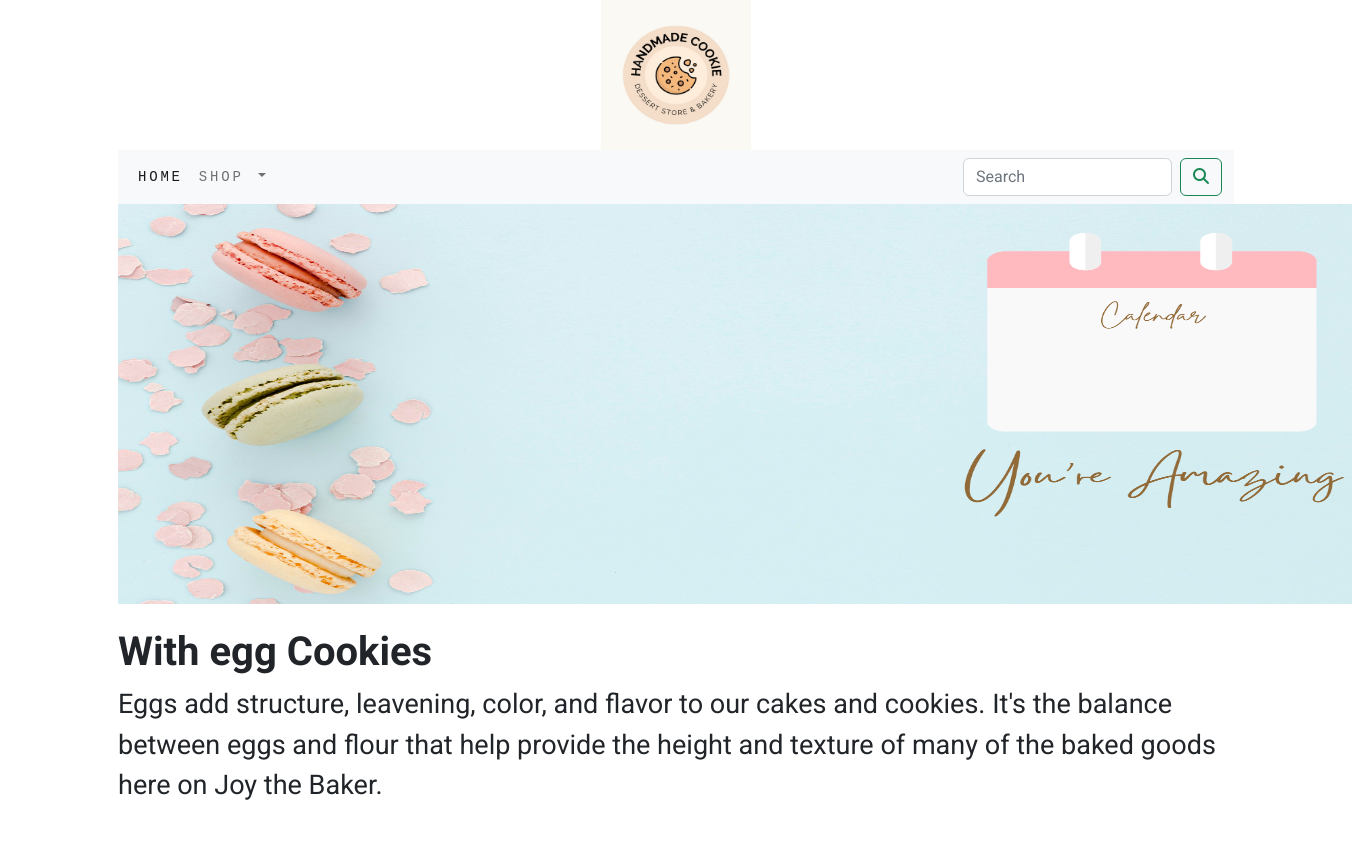
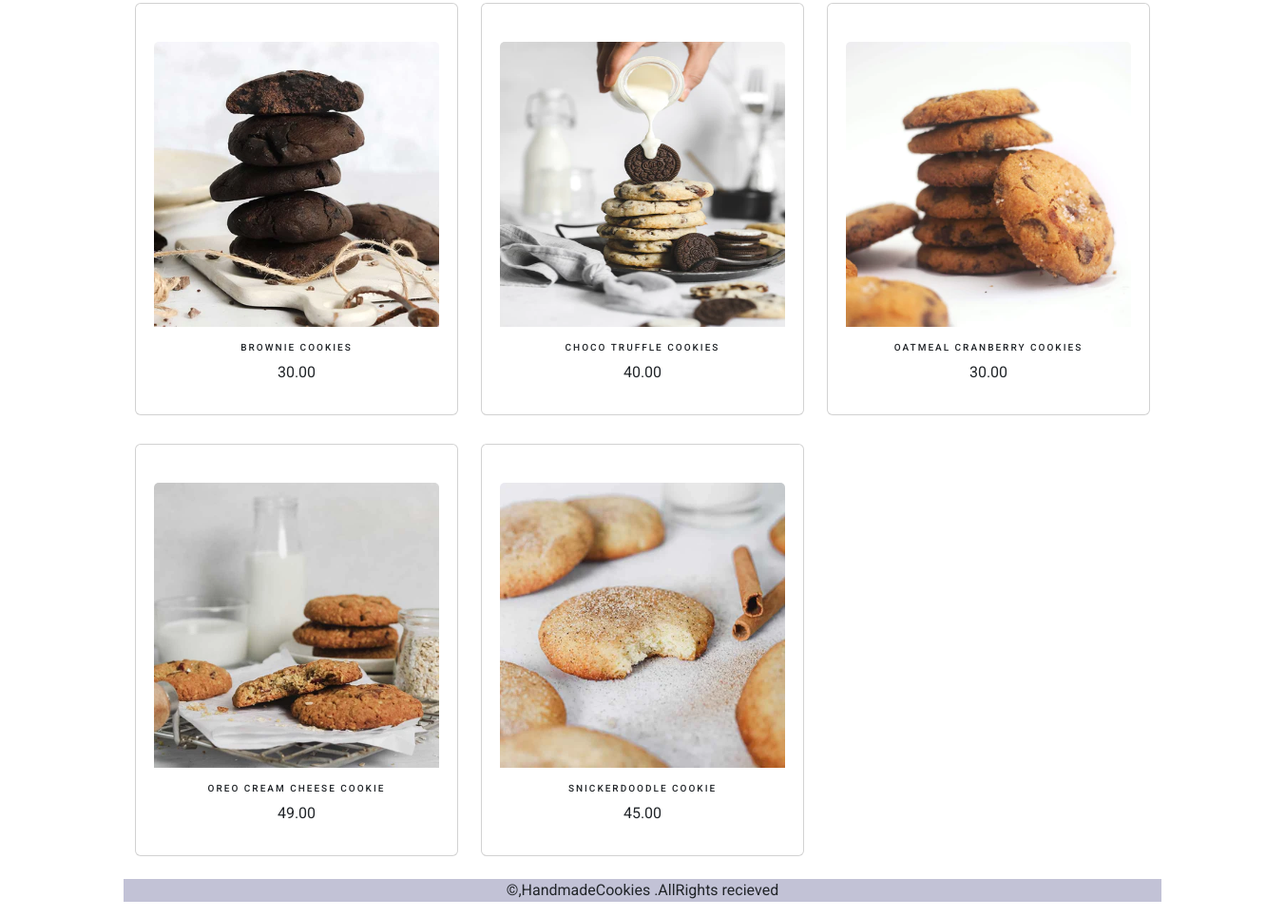
Screenshot of /shop/with-egg-cookies/ with the database file from the repository (2 pictures, top to bottom).
### ecartapp/models.py (models this page shows, shortened)
class Category(models.Model):
     name = models.CharField(max_length=200)
     slug =models.SlugField(max_length=200)
     desc =models.TextField()
     img = models.ImageField(upload_to='category')
     class Meta:
         ordering =('name',)
         verbose_name = 'category'
         verbose_name_plural = 'categories'
     def get_url(self):
        return reverse('ecartapp:product_by_category',args=[self.slug])

class Product(models.Model):
    name = models.CharField(max_length=200)
    slug = models.CharField(max_length=200)
    desc = models.TextField()
    img = models.ImageField(upload_to='product')
    price= models.DecimalField(max_digits=10,decimal_places=2)
    category = models.ForeignKey(Category,on_delete=models.CASCADE)
    stock = models.IntegerField()
    available = models.BooleanField(default=True)
    created = models.DateTimeField(auto_now_add=True)
    updated = models.DateTimeField(auto_now=True)
    def get_url(self):
        return  reverse('ecartapp:prodcat_detail',args=[self.category.slug,self.slug])
    class Meta:
        ordering = ('name',)
        verbose_name = 'product'
        verbose_name_plural = 'products'

### ecartapp/views.py (the view)
# urls.py: path('',views.allproduct,name='allproduct'),
def allproduct(request,c_slug=None):
    c_page=None
    products_list=None
    if c_slug!=None:
        c_page=get_object_or_404(Category,slug=c_slug)
        products_list=Product.objects.all().filter(category=c_page,available=True)
    else:
        products_list=Product.objects.all().filter(available=True)
    paginator=Paginator(products_list,6)
    try:
        page=int(request.GET.get('page',1))
    except:
        page=1
    try:
        products=paginator.page(page)
    except (EmptyPage,InvalidPage):
        products=paginator.page(paginator.num_pages)
    return  render(request,"category.html",{'category':c_page,'products':products})

### cart_app/context_processors.py (called while the page is built)
def counter(request):
    item_count= 0
    if 'admin' in request.path:
        return {}
    else :
        try:
            cart=Cart.objects.filter(cart_id=_cart_id(request))
            cart_items=CartItem.objects.all().filter(cart=cart[:1])
            for cartitem in cart_items:
                item_count += cartitem.quantity
        except Cart.DoesNotExist:
            item_count= 0
    return dict(item_count=item_count)

### cart_app/views.py (called while the page is built)
def _cart_id(request):
    cart=request.session.session_key
    if not cart:
        cart=request.session.create()
    return cart

### ecartapp/context_processors.py (called while the page is built)
def menulinks(request):
     link=Category.objects.all()
     return dict(link=link)

### templates/category.html (shortened to what this page needs)
{% extends 'base.html' %}
{% load static %}
{% block content %}
<div>
    {% if category %}
    <img src="{{category.img.url}}" alt ="{{category.name}}" style="width:1300px;height:400px;">
</div>
<br>
<div>
    <h1 style="font-weight: bold">{{category.name}}</h1>
    <p style="font-size:2vw;">{{category.desc}}</p>
</div>
{% endif %}
<div class ="container">
    <div class = "row mx-auto">
        {% for product in products.object_list %}
        <div class = "my_bottom_margin col-9 col-sm-12 col-md-4 col-lg-4">
            <div class="card text-center" style = "min-width:18rem;margin-top:30px;">
                    <a href="{{product.get_url}}" > <img class="card-img-top my_image" style= "width:300px;height:300px; margin-top:40px;" src = "{{product.img.url}}" alt="{{product.name}}"></a>
                <div class ="card-body">
                    <h4>{{product.name}}</h4>
                     <p>{{product.price}}</p>
               </div>
            </div>
        </div>
         {% endfor %}
    </div>
    <br>
    <div class="mx-auto">
{% endblock %}

### static/css/custom.css (style rules this page uses)
body { font-family: 'Roboto', sans-serif; }
.my_bottom_margin { margin_bottom:10px; }
.card-body h4 { letter-spacing:.2em; font-size:10px; text-transform:uppercase; }

### rows the page displays
Category: img (picture), name "With egg Cookies", desc "Eggs add structure, leavening, color, and flavor to our cakes and cookies. It's the balance between eggs and flour that help provide the height and texture of many of the baked goods here on Joy the Baker."
Product: img (picture), name "BROWNIE COOKIES", price "30.00"
Product: img (picture), name "CHOCO TRUFFLE COOKIES", price "40.00"
Product: img (picture), name "OATMEAL CRANBERRY COOKIES", price "30.00"
Product: img (picture), name "OREO CREAM CHEESE COOKIE", price "49.00"
Product: img (picture), name "SNICKERDOODLE COOKIE", price "45.00"
